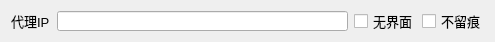
            <widget class="QWidget" name="layoutWidget_12">
                <property name="geometry">
                    <rect>
                        <x>10</x>
                        <y>60</y>
                        <width>481</width>
                        <height>31</height>
                    </rect>
                </property>
                <layout class="QHBoxLayout" name="horizontalLayout_29">
                    <item>
                        <layout class="QHBoxLayout" name="horizontalLayout_9">
                            <item>
                                <widget class="QLabel" name="label_8">
                                    <property name="sizePolicy">
                                        <sizepolicy hsizetype="Fixed" vsizetype="Fixed">
                                            <horstretch>0</horstretch>
                                            <verstretch>0</verstretch>
                                        </sizepolicy>
                                    </property>
                                    <property name="minimumSize">
                                        <size>
                                            <width>40</width>
                                            <height>20</height>
                                        </size>
                                    </property>
                                    <property name="maximumSize">
                                        <size>
                                            <width>40</width>
                                            <height>20</height>
                                        </size>
                                    </property>
                                    <property name="font">
                                        <font>
                                            <pointsize>10</pointsize>
                                            <bold>false</bold>
                                            <underline>false</underline>
                                            <stylestrategy>PreferDefault</stylestrategy>
                                        </font>
                                    </property>
                                    <property name="text">
                                        <string>代理IP</string>
                                    </property>
                                </widget>
                            </item>
                            <item>
                                <widget class="QLineEdit" name="le_proxy">
                                    <property name="sizePolicy">
                                        <sizepolicy hsizetype="Preferred" vsizetype="Preferred">
                                            <horstretch>0</horstretch>
                                            <verstretch>0</verstretch>
                                        </sizepolicy>
                                    </property>
                                    <property name="minimumSize">
                                        <size>
                                            <width>291</width>
                                            <height>20</height>
                                        </size>
                                    </property>
                                    <property name="maximumSize">
                                        <size>
                                            <width>291</width>
                                            <height>20</height>
                                        </size>
                                    </property>
                                    <property name="font">
                                        <font>
                                            <pointsize>10</pointsize>
                                            <bold>false</bold>
                                            <underline>false</underline>
                                            <stylestrategy>PreferDefault</stylestrategy>
                                        </font>
                                    </property>
                                </widget>
                            </item>
                        </layout>
                    </item>
                    <item>
                        <layout class="QHBoxLayout" name="horizontalLayout_8">
                            <item>
                                <widget class="QCheckBox" name="check_interface">
                                    <property name="sizePolicy">
                                        <sizepolicy hsizetype="Fixed" vsizetype="Fixed">
                                            <horstretch>0</horstretch>
                                            <verstretch>0</verstretch>
                                        </sizepolicy>
                                    </property>
                                    <property name="minimumSize">
                                        <size>
                                            <width>62</width>
                                            <height>20</height>
                                        </size>
                                    </property>
                                    <property name="maximumSize">
                                        <size>
                                            <width>62</width>
                                            <height>20</height>
                                        </size>
                                    </property>
                                    <property name="font">
                                        <font>
                                            <pointsize>10</pointsize>
                                            <bold>false</bold>
                                            <underline>false</underline>
                                            <stylestrategy>PreferDefault</stylestrategy>
                                        </font>
                                    </property>
                                    <property name="text">
                                        <string>无界面</string>
                                    </property>
                                </widget>
                            </item>
                            <item>
                                <widget class="QCheckBox" name="check_notEvidence">
                                    <property name="sizePolicy">
                                        <sizepolicy hsizetype="Fixed" vsizetype="Fixed">
                                            <horstretch>0</horstretch>
                                            <verstretch>0</verstretch>
                                        </sizepolicy>
                                    </property>
                                    <property name="minimumSize">
                                        <size>
                                            <width>62</width>
                                            <height>20</height>
                                        </size>
                                    </property>
                                    <property name="maximumSize">
                                        <size>
                                            <width>62</width>
                                            <height>20</height>
                                        </size>
                                    </property>
                                    <property name="font">
                                        <font>
                                            <pointsize>10</pointsize>
                                            <bold>false</bold>
                                            <underline>false</underline>
                                            <stylestrategy>PreferDefault</stylestrategy>
                                        </font>
                                    </property>
                                    <property name="text">
                                        <string>不留痕</string>
                                    </property>
                                </widget>
                            </item>
                        </layout>
                    </item>
                </layout>
            </widget>
